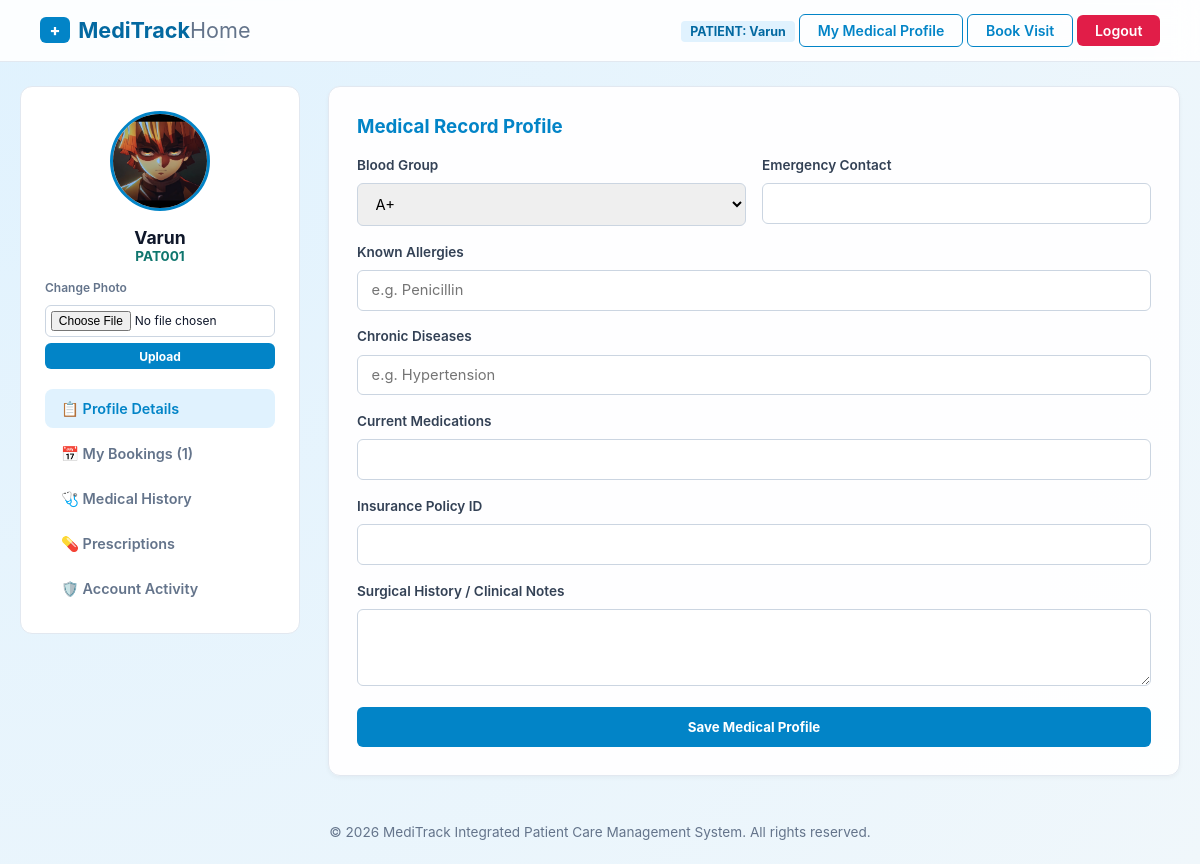
Screenshot of /profile (signed in) with the database file from the repository.
### tables this page shows
CREATE TABLE users (
            id INTEGER PRIMARY KEY AUTOINCREMENT,
            patient_id TEXT UNIQUE NOT NULL,
            full_name TEXT NOT NULL,
            email TEXT UNIQUE NOT NULL,
            password TEXT NOT NULL,
            age INTEGER NOT NULL,
            gender TEXT NOT NULL,
            phone TEXT NOT NULL,
            address TEXT NOT NULL,
            role TEXT DEFAULT 'patient',
            department TEXT,
            avatar_url TEXT DEFAULT '/static/uploads/avatars/default.png',
            created_at TIMESTAMP DEFAULT CURRENT_TIMESTAMP
        );

### app.py (the view, shortened to what this page needs)
@app.route("/profile", methods=["GET", "POST"])
@role_required(["patient", "doctor", "receptionist", "admin"])
def profile():
    conn = get_db_connection()
    user_id = session["user_id"]
    user_data = conn.execute("SELECT * FROM users WHERE id = ?", (user_id,)).fetchone()
    profile_data = conn.execute("SELECT * FROM patient_profiles WHERE user_id = ?", (user_id,)).fetchone()
    history = conn.execute(
        """SELECT c.*, u.full_name as doctor_name
           FROM consultations c JOIN users u ON c.doctor_id = u.id
           WHERE c.patient_id = ? ORDER BY c.consultation_date DESC""",
        (user_id,)
    ).fetchall()
    prescriptions = conn.execute(
        """SELECT p.*, u.full_name as doctor_name
           FROM prescriptions p JOIN users u ON p.doctor_id = u.id
           WHERE p.patient_id = ? ORDER BY p.prescribed_date DESC""",
        (user_id,)
    ).fetchall()
    lab_reports = conn.execute(
        "SELECT * FROM lab_tests WHERE patient_id = ? ORDER BY test_date DESC", (user_id,)
    ).fetchall()
    invoices = conn.execute(
        "SELECT * FROM billing_invoices WHERE patient_id = ? ORDER BY created_at DESC", (user_id,)
    ).fetchall()
    my_appts = conn.execute(
        "SELECT * FROM appointments WHERE patient_id = ? ORDER BY appointment_date DESC", (user_id,)
    ).fetchall()
    conn.close()
    return render_template(
        "profile.html",
        user=user_data,
        profile=profile_data,
        history=history,
        prescriptions=prescriptions,
        lab_reports=lab_reports,
        invoices=invoices,
        appointments=my_appts
    )

### app.py (called while the page is built)
def get_db_connection():
    conn = sqlite3.connect(DATABASE)
    conn.row_factory = sqlite3.Row
    return conn

def role_required(allowed_roles):
    def decorator(f):
        @wraps(f)
        def decorated_function(*args, **kwargs):
            if "user_id" not in session:
                flash("Session expired. Please sign in.", "warning")
                return redirect(url_for("login"))
            if session.get("user_role") not in allowed_roles:
                flash("Access Restricted: Unauthorized subsystem portal.", "danger")
                return redirect(url_for("dashboard_router"))
            return f(*args, **kwargs)
        return decorated_function
    return decorator

### templates/profile.html (shortened to what this page needs)
{% extends 'base.html' %}
{% block content %}
<div class="profile-layout">
  <div class="profile-sidebar">
    <img src="{{ user.avatar_url }}" alt="Profile Photo" class="profile-avatar">
    <h3 style="font-size: 1.1rem; text-align: center;">{{ user.full_name }}</h3>
    <span style="color: var(--teal); font-weight: 700; font-size: 0.85rem;">{{ user.patient_id }}</span>
    <form method="POST" enctype="multipart/form-data" style="margin-top: 1rem; width: 100%;">
      <label style="font-size: 0.75rem; color: var(--text-muted);">Change Photo</label>
      <input type="file" name="avatar_file" accept="image/*" required style="font-size: 0.75rem; padding: 0.3rem;">
      <button type="submit" class="btn-submit" style="padding: 0.35rem; font-size: 0.75rem; margin-top: 0.4rem;">Upload</button>
    </form>
    <div class="sidebar-menu">
      <button class="sidebar-link active" onclick="switchTab('tab-details')">📋 Profile Details</button>
      <button class="sidebar-link" onclick="switchTab('tab-appts')">📅 My Bookings ({{ appointments|length }})</button>
      <button class="sidebar-link" onclick="switchTab('tab-history')">🩺 Medical History</button>
      <button class="sidebar-link" onclick="switchTab('tab-rx')">💊 Prescriptions</button>
      <button class="sidebar-link" onclick="switchTab('tab-logs')">🛡️ Account Activity</button>
    </div>
  </div>
  <div class="glass-card">
    <div id="tab-details" class="tab-pane active">
      <h3 style="color: var(--primary); margin-bottom: 1.2rem;">Medical Record Profile</h3>
      <form method="POST">
        <div class="form-row">
          <div class="form-group">
            <label>Blood Group</label>
            <select name="blood_group">
              {% for bg in ['A+', 'A-', 'B+', 'B-', 'O+', 'O-', 'AB+', 'AB-'] %}
                <option value="{{ bg }}" {% if profile.blood_group == bg %}selected{% endif %}>{{ bg }}</option>
              {% endfor %}
            </select>
          </div>
          <div class="form-group">
            <label>Emergency Contact</label>
            <input type="text" name="emergency_contact" value="{{ profile.emergency_contact or '' }}">
          </div>
        </div>
        <div class="form-group">
          <label>Known Allergies</label>
          <input type="text" name="allergies" value="{{ profile.allergies or '' }}" placeholder="e.g. Penicillin">
        </div>
        <div class="form-group">
          <label>Chronic Diseases</label>
          <input type="text" name="existing_diseases" value="{{ profile.existing_diseases or '' }}" placeholder="e.g. Hypertension">
        </div>
        <div class="form-group">
          <label>Current Medications</label>
          <input type="text" name="current_medications" value="{{ profile.current_medications or '' }}">
        </div>
        <div class="form-group">
          <label>Insurance Policy ID</label>
          <input type="text" name="insurance_details" value="{{ profile.insurance_details or '' }}">
        </div>
        <div class="form-group">
          <label>Surgical History / Clinical Notes</label>
          <textarea name="medical_history" rows="3">{{ profile.medical_history or '' }}</textarea>
        </div>
        <button type="submit" class="btn-submit">Save Medical Profile</button>
      </form>
    </div>
  </div>
</div>
{% endblock %}

### templates/base.html (shortened to what this page needs)
<!DOCTYPE html>
<html lang="en">
<head>
  <link rel="stylesheet" href="{{ url_for('static', filename='css/style.css') }}">
</head>
<body>
  <nav class="navbar">
    <a href="{{ url_for('index') }}" class="brand-container">
      <span class="brand-icon">+</span>
      <span class="brand-text">MediTrack<span>Home</span></span>
    </a>
    <div class="nav-actions">
      {% if session.get('user_id') %}
        <span class="badge badge-primary">
          {{ session['user_role']|upper }}: {{ session['user_name'] }}
        </span>
        {% if session['user_role'] == 'patient' %}
          <a href="{{ url_for('profile') }}" class="btn-nav-outline">My Medical Profile</a>
          <a href="{{ url_for('appointments') }}" class="btn-nav-outline">Book Visit</a>
        {% elif session['user_role'] == 'doctor' %}
          <a href="{{ url_for('doctor_portal') }}" class="btn-nav-outline">Clinical Queue</a>
          <a href="{{ url_for('api_key_management') }}" class="btn-nav-outline">API Keys</a>
        {% elif session['user_role'] == 'receptionist' %}
          <a href="{{ url_for('receptionist_portal') }}" class="btn-nav-outline">Reception Desk</a>
          <a href="{{ url_for('api_key_management') }}" class="btn-nav-outline">API Keys</a>
        {% elif session['user_role'] == 'admin' %}
          <a href="{{ url_for('admin_dashboard') }}" class="btn-nav-outline">Analytics</a>
          <a href="{{ url_for('receptionist_portal') }}" class="btn-nav-outline">Triage</a>
          <a href="{{ url_for('api_key_management') }}" class="btn-nav-outline">API Keys</a>
        {% endif %}
        <a href="{{ url_for('logout') }}" class="btn-nav-primary" style="background-color: #e11d48; border-color: #e11d48;">Logout</a>
      {% else %}
        <a href="{{ url_for('login') }}" class="btn-nav-outline">Login</a>
        <a href="{{ url_for('register') }}" class="btn-nav-primary">Register</a>
      {% endif %}
    </div>
  </nav>
  <div class="container animate-fade">
    {% block content %}{% endblock %}
  </div>
  <footer>
    &copy; 2026 MediTrack Integrated Patient Care Management System. All rights reserved.
  </footer>
</body>
</html>

### static/css/style.css (style rules this page uses)
:root { --primary: #0284c7; --primary-hover: #0369a1; --teal: #0f766e; --teal-soft: #ccfbf1; --bg-main: #f0f7fb; --surface: rgba(255, 255, 255, 0.95); --border: #e2e8f0; --text: #0f172a; --text-muted: #64748b; --danger: #e11d48; --success: #16a34a; --shadow-sm: 0 2px 4px rgba(0, 0, 0, 0.04); --shadow-md: 0 6px 18px rgba(2, 132, 199, 0.08); }
* { box-sizing: border-box; margin: 0; padding: 0; font-family: -apple-system, BlinkMacSystemFont, "Segoe UI", Roboto, "Inter", sans-serif; }
body { background: radial-gradient(circle at top left, #e0f2fe 0%, var(--bg-main) 100%); color: var(--text); min-height: 100vh; display: flex; flex-direction: column; }
.navbar { display: flex; justify-content: space-between; align-items: center; padding: 0.85rem 2.5rem; background: rgba(255, 255, 255, 0.9); backdrop-filter: blur(12px); border-bottom: 1px solid var(--border); position: sticky; top: 0; z-index: 100; }
.brand-container { display: flex; align-items: center; gap: 0.5rem; text-decoration: none; }
.brand-icon { background: #0284c7; color: white; font-weight: 800; padding: 0.2rem 0.6rem; border-radius: 6px; }
.brand-text { font-size: 1.35rem; font-weight: 700; color: #0369a1; }
.brand-text span { color: var(--text-muted); font-weight: 400; }
.container { max-width: 1200px; margin: 1.5rem auto; padding: 0 1.25rem; flex: 1; width: 100%; }
.glass-card { background: var(--surface); border: 1px solid var(--border); border-radius: 12px; padding: 1.75rem; box-shadow: var(--shadow-sm); }
.form-group { margin-bottom: 1.1rem; }
.form-row { display: grid; grid-template-columns: 1fr 1fr; gap: 1rem; }
label { font-size: 0.85rem; font-weight: 600; color: #334155; margin-bottom: 0.35rem; display: block; }
input, select, textarea { width: 100%; padding: 0.65rem 0.85rem; border: 1px solid #cbd5e1; border-radius: 6px; font-size: 0.92rem; margin-top: 0.3rem; }
.btn-submit { width: 100%; background: var(--primary); color: white; padding: 0.75rem; border-radius: 6px; font-weight: 700; border: none; cursor: pointer; transition: background 0.2s; }
.btn-nav-outline { border: 1px solid var(--primary); color: var(--primary); padding: 0.45rem 1.1rem; border-radius: 6px; text-decoration: none; font-weight: 600; font-size: 0.88rem; display: inline-block; }
.btn-nav-primary { background: var(--primary); color: white; padding: 0.45rem 1.1rem; border-radius: 6px; text-decoration: none; font-weight: 600; font-size: 0.88rem; display: inline-block; }
.profile-layout { display: grid; grid-template-columns: 280px 1fr; gap: 1.75rem; }
.profile-sidebar { background: white; border: 1px solid var(--border); border-radius: 12px; padding: 1.5rem; display: flex; flex-direction: column; align-items: center; height: fit-content; }
.profile-avatar { width: 100px; height: 100px; border-radius: 50%; object-fit: cover; border: 3px solid var(--primary); margin-bottom: 1rem; }
.sidebar-menu { width: 100%; margin-top: 1.25rem; display: flex; flex-direction: column; gap: 0.4rem; }
.sidebar-link { display: block; width: 100%; text-align: left; padding: 0.65rem 1rem; border-radius: 8px; border: none; background: transparent; color: var(--text-muted); font-weight: 600; cursor: pointer; text-decoration: none; transition: all 0.2s; font-size: 0.9rem; }
.sidebar-link:hover, .sidebar-link.active { background: #e0f2fe; color: var(--primary); }
.tab-pane { display: none; }
.tab-pane.active { display: block; animation: fadeIn 0.3s ease; }
.badge { display: inline-block; padding: 0.2rem 0.55rem; border-radius: 4px; font-size: 0.78rem; font-weight: 700; }
.badge-primary { background: #e0f2fe; color: #0369a1; }
footer { text-align: center; padding: 1.5rem; color: var(--text-muted); font-size: 0.85rem; margin-top: auto; }

### rows the page displays
users: user_role "PATIENT", user_name "Varun", avatar_url (picture), full_name "Varun", patient_id "PAT001"

### other values shown
{{ appointments|length }} "1"
form field blood_group "A+"
